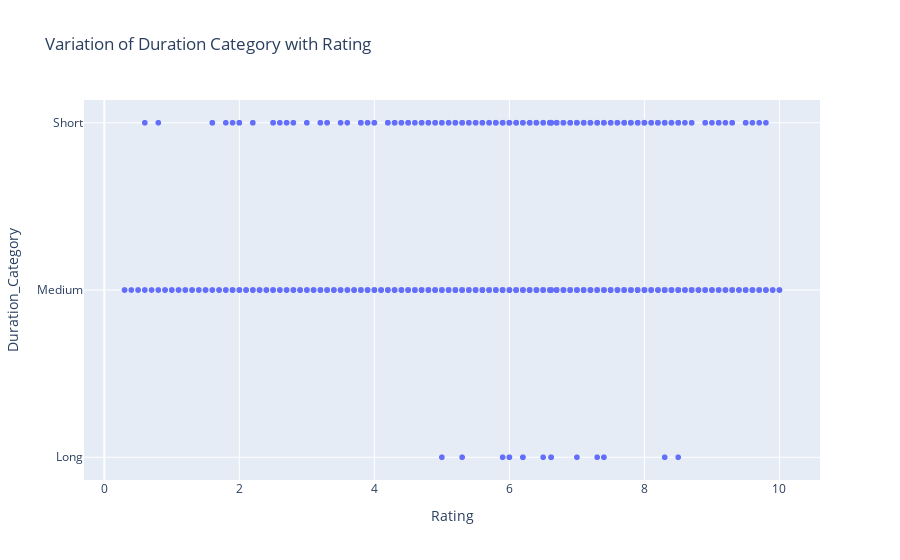

This figure's notebook cell:
### Code cell
fig = px.scatter(movie, x = 'Rating',y='Duration_Category',title='Variation of Duration Category with Rating')
fig.show()

### Figure 1 — Plotly figure (JSON) as saved in the notebook; plotly's stock layout.template omitted (floating-point values rounded to 4 significant figures; data arrays with more than 128 entries replaced by an {"elided": "..."} marker saying what was removed)
{"data": [{"hovertemplate": "Rating=%{x}<br>Duration_Category=%{y}<extra></extra>", "legendgroup": "", "marker": {"color": "#636efa", "symbol": "circle"}, "mode": "markers", "name": "", "showlegend": false, "type": "scattergl", "x": {"elided": "16290 float values"}, "xaxis": "x", "y": {"elided": "16290 str values"}, "yaxis": "y"}], "layout": {"legend": {"tracegroupgap": 0}, "title": {"text": "Variation of Duration Category with Rating"}, "xaxis": {"anchor": "y", "domain": [0, 1], "title": {"text": "Rating"}}, "yaxis": {"anchor": "x", "domain": [0, 1], "title": {"text": "Duration_Category"}}}}
